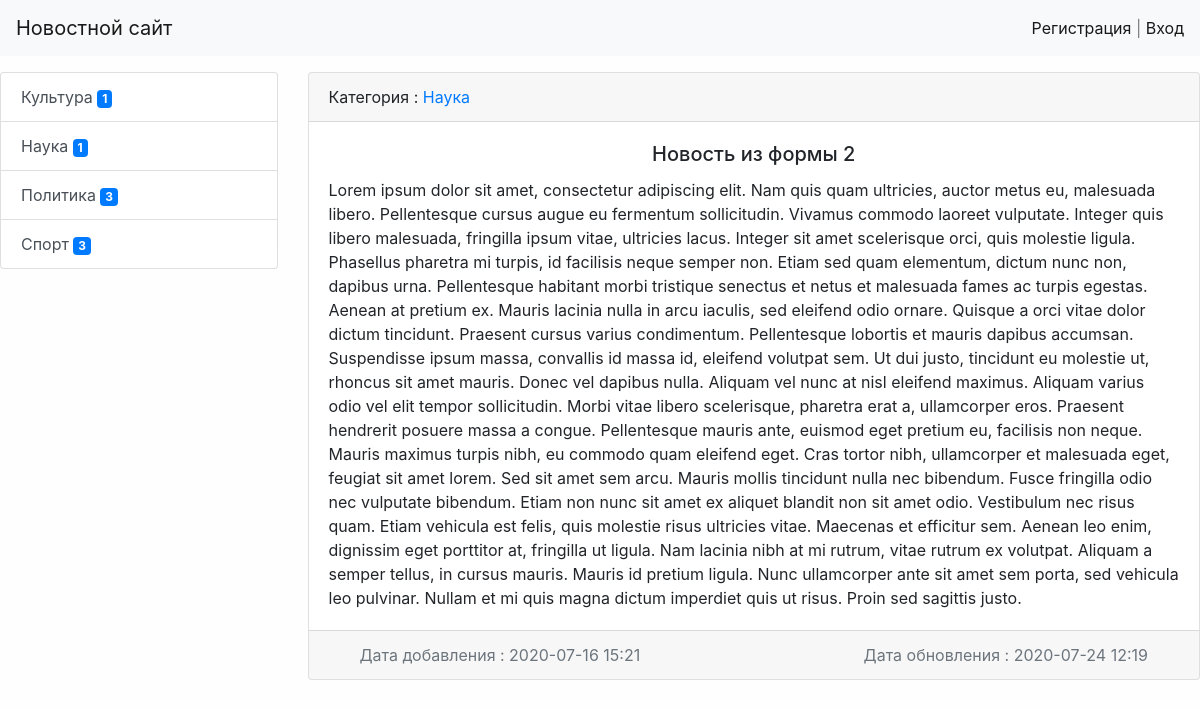
The app's page /news/6/, older data.
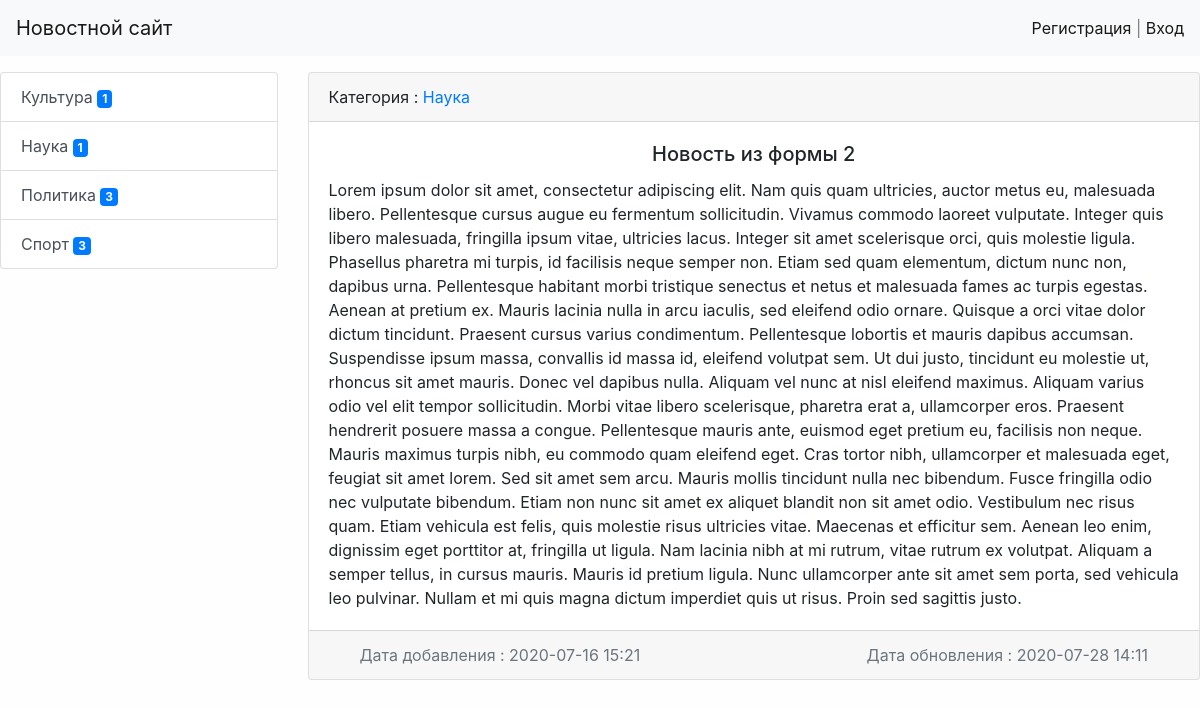
The same page, newer data.
### news/models.py (models this page shows, shortened)
class News(models.Model ):
    title = models.CharField(max_length=150, verbose_name='Наименование')
    content = models.TextField(verbose_name='Контент')
    created_at = models.DateTimeField(auto_now_add=True, verbose_name='Опубликовано')
    update_at = models.DateTimeField(auto_now=True, verbose_name='Обновление')
    photo = models.ImageField(upload_to='photos/%Y/%m/%d', blank=True, verbose_name='Фото')
    is_published = models.BooleanField(default=True, verbose_name='Опубликовано ?')
    category = models.ForeignKey('Category', on_delete=models.PROTECT, null=True, verbose_name='Категория')
    views = models.IntegerField(default=0)
    class Meta:
        verbose_name = 'Новость'
        verbose_name_plural = 'Новости'
        ordering = ['-created_at']

class Category(models.Model):
    title = models.CharField(max_length=150, db_index=True, verbose_name='Наименование категории')
    def get_absolute_url(self):
        return reverse('category', kwargs={'category_id': self.pk})
    class Meta:
        verbose_name = 'Категория'
        verbose_name_plural = 'Категории'
        ordering = ['title']

### news/views.py (the view)
# urls.py: path('news/<int:pk>/', ViewNews.as_view(), name='view_news'),
class ViewNews(DetailView):
    model = News
    template_name = 'news/news_detail.html'

### news/templatetags/news_tags.py (called while the page is built)
@register.inclusion_tag('news/list_categories.html')
def show_categories():
    categories = Category.objects.annotate(cat=Count('news__is_published', filter=F('news__is_published'))).filter(cat__gt=0)
    return {
        'categories': categories,
    }

### news/templates/news/news_detail.html (shortened to what this page needs)
{% extends 'base.html' %}
{% block sidebar %}
{% include 'inc/_sidebar.html' %}
{% endblock %}
{% block content %}
<div class="card mb-5">
    <div class="card-header">
        Категория :
        <a href="{{ object.category.get_absolute_url }}">
            {{ object.category.title }}
        </a>
    </div>
    <div class="card-body">
        <div class="media d-flex align-items-center">
            <div class="media-body">
                <h5 class="card-title text-center">{{ object.title }}</h5>
                <p class="card-text">{{ object.content }}</p>
            </div>
        </div>
    </div>
    <div class="card-footer text-muted ">
        <div class="row justify-content-between ml-3 mr-3">
            <div class="col-auto"> Дата добавления : {{ object.created_at|date:"Y-m-d H:i" }}</div>
            <div class="col-auto">
                Дата обновления : {{ object.update_at|date:"Y-m-d H:i" }}
            </div>
        </div>
    </div>
</div>
{% endblock %}

Row changes from the older to the newer data that the page shows:
changed News "Новость из формы 2": update_at "2020-07-24 12:19" → "2020-07-28 14:11"
